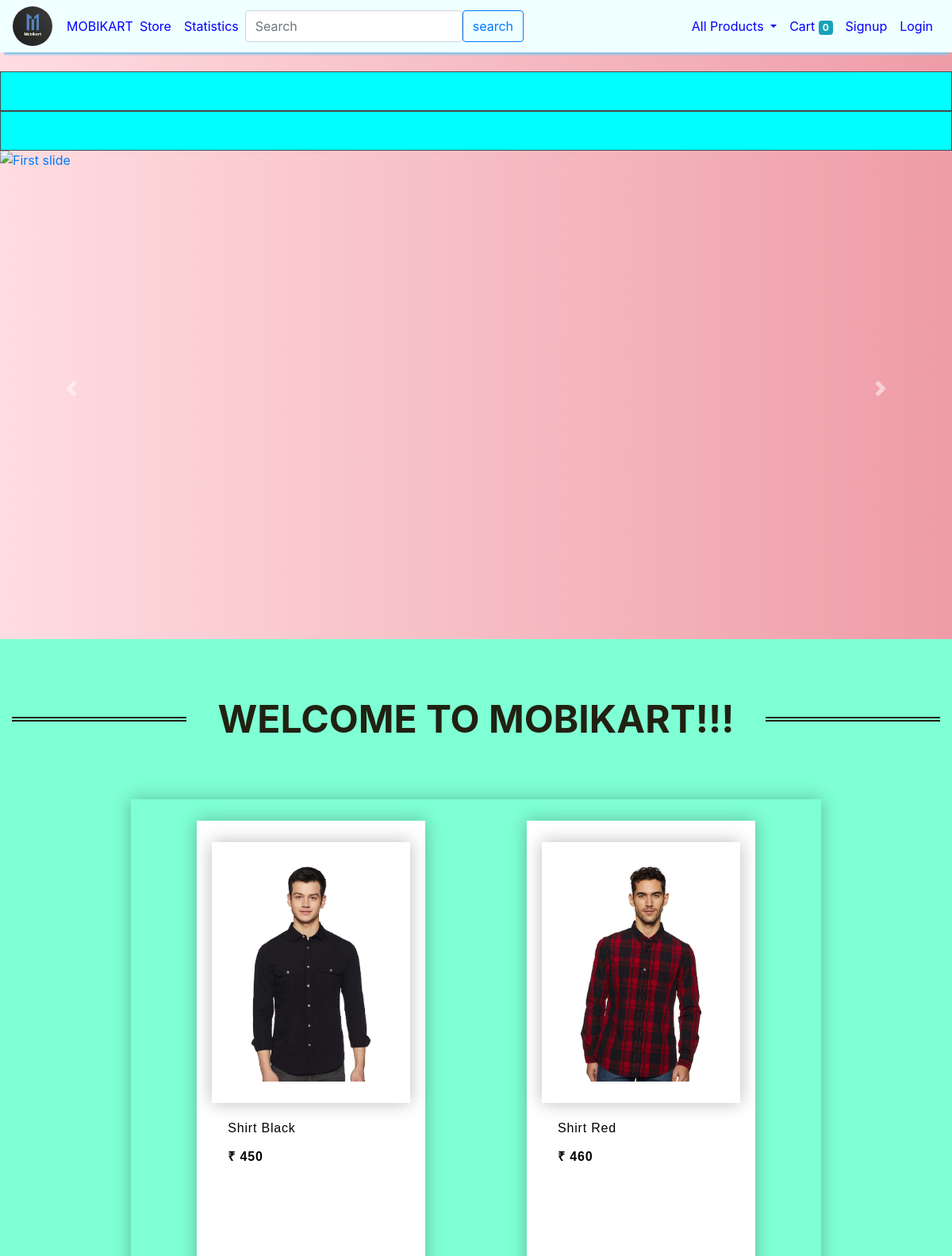
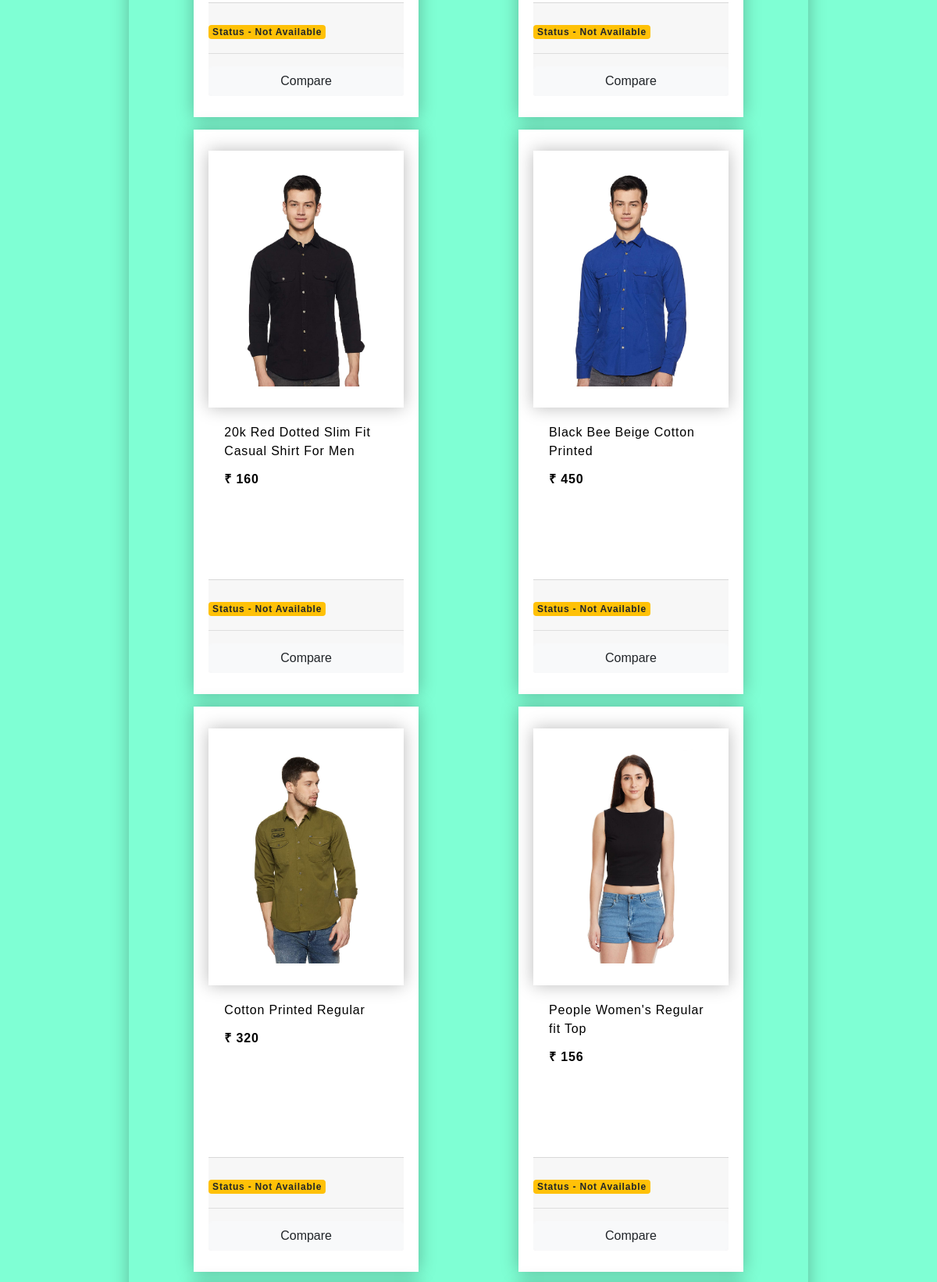
The app's page /store (upper part) with its own data (2 pictures, top to bottom).
### store/models/product.py (models this page shows, shortened)
class Product(models.Model):
    name = models.CharField(max_length=50)
    price = models.IntegerField(default=0)
    category = models.ForeignKey(Category, on_delete=models.CASCADE, default=1)
    description = models.CharField(max_length=200, default='' , null=True , blank=True)
    image = models.ImageField(upload_to='uploads/products/')
    status1 = models.BooleanField(default=False)
    @staticmethod
    def get_all_products():
        return Product.objects.all()

### store/views/home.py (the view)
# urls.py: path('' , include('store.urls'))
def store(request):
    cart = request.session.get('cart')
    if not cart:
        request.session['cart'] = {}
    products = None
    categories = Category.get_all_categories()
    categoryID = request.GET.get('category')
    if categoryID:
        products = Product.get_all_products_by_categoryid(categoryID)
    else:
        products = Product.get_all_products();
    data = {}
    data['products'] = products
    data['categories'] = categories
    print('you are : ', request.session.get('email'))
    return render(request, 'index.html', data)

### store/models/category.py (called while the page is built)
    @staticmethod
    def get_all_categories():
        return Category.objects.all()

### store/templatetags/cart.py (called while the page is built)
@register.filter(name='is_in_cart')
def is_in_cart(product  , cart):
    keys = cart.keys()
    for id in keys:
        if int(id) == product.id:
            return True
    return False;

### store/templatetags/custom_filter.py (called while the page is built)
@register.filter(name='currency')
def currency(number):
    return "₹ "+str(number)

### store/templates/index.html (shortened to what this page needs)
{% extends 'base.html' %}
{% block content %}
{% load cart %}
{% load custom_filter %}
<div class="marquee">
    </div>
<div class="marquee">
    </div>
<div id="carouselExampleControls" class="carousel slide" data-ride="carousel">
  <div class="carousel-inner">
    <div class="carousel-item active">
        <a href="/store?category=5"> <img class="d-block w-100" src="./static/h4.jpg" border="0" alt="First slide" width="600" height="600"></a>
    </div>
  </div>
  <a class="carousel-control-prev" href="#carouselExampleControls" role="button" data-slide="prev">
    <span class="carousel-control-prev-icon" aria-hidden="true"></span>
  </a>
  <a class="carousel-control-next" href="#carouselExampleControls" role="button" data-slide="next">
    <span class="carousel-control-next-icon" aria-hidden="true"></span>
  </a>
</div>
<div class="container-fluid mt-3" style="background-color:#7FFFD4">
    <br>
<br>
<br>
<h1>WELCOME TO MOBIKART!!!</h1>
<br>
<br>
<br>
	<div class="row">
		<div id='products' class="col-lg-9 mx-auto">
			<div class="row mx-auto table">
				{% for product in products %}
				<div class="card mx-auto mb-3 table" id={{product.id}} style="width: 18rem;">
					<img class="card-img-top table" src="{{product.image.url}}" alt="Card image cap">
					<div class="card-body">
						<p class="card-title">{{product.name}}</p>
						<p class="card-text"><b>{{product.price|currency}}</b></p>
					</div>
                    <br>
                    <br>
                    <br>
                <br>
					<div class="card-footer p-0 no-gutters">
						{% if product|is_in_cart:request.session.cart %}
						<div class="row no-gutters">
							<form action="/#{{product.id}}" class="col-2 " method="post">
								{% csrf_token %}
								<input hidden type="text" name='product' value='{{product.id}}'>
								<input hidden type="text" name='remove' value='True'>
								<input type="submit" value=" - " class="btn btn-block btn-light border-right">
							</form>
							<div class="text-center col">{{product|cart_quantity:request.session.cart}} in Cart</div>
							<form action="/#{{product.id}}" class="col-2 " method="post">
								{% csrf_token %}
								<input hidden type="text" name='product' value='{{product.id}}'>
								<input type="submit" value=" + " class="btn btn-block btn-light border-left">
							</form>
						</div>
						{% else %}
						<form action="/#{{product.id}}" method="POST" class="btn-block">
                            {% if product.status1 %}
                            &nbsp;&nbsp;&nbsp;&nbsp;&nbsp;&nbsp;&nbsp;&nbsp;&nbsp;&nbsp;&nbsp;&nbsp;&nbsp;&nbsp;&nbsp;&nbsp;&nbsp;&nbsp;&nbsp;&nbsp;&nbsp;&nbsp;&nbsp;<td><small class="badge badge-success">Status  -  Available</small></td>
                            {% else %}
                            <td><small class="badge badge-warning">Status  -  Not Available</small></td>
                            {% endif %}
                            <hr>
                        </form>
						{% endif %}
                        <form action="/compare" method="POST">
                            <input type="submit" class="float-right btn btn-light  form-control"
								value="Compare">
                        </form>
					</div>
				</div>
				{% endfor %}
			</div>
		</div>
	</div>
        </div>
{% endblock %}

### store/templates/base.html (style rules this page uses)
body { background: #ee9ca7; background: -webkit-linear-gradient(to right, #ffdde1, #ee9ca7); background: linear-gradient(to right, #ffdde1, #ee9ca7); }

### store/templates/index.html (style rules this page uses)
h1 { font-size: 48px; line-height: 1.2; font-weight: 700; color: #212112; text-align: center; }
h1 { display: grid; grid-template-columns: minmax(50px, 1fr) auto minmax(50px, 1fr); align-items: center; text-align: center; gap: 40px; }
h1::before, h1::after { content: ''; border-top: 6px double; }
body, h1 { margin: 0; }
.marquee { height: 50px; overflow: hidden; position: relative; background: #00FFFF; color: #333; border: 1px solid #4a4a4a; }

### records on screen
Product: {{ product.id }} 1 (drawn), image (picture), name "Shirt Black", price "₹ 450", status1 "Status - Not Available"
Product: image (picture), name "Shirt Red", price "₹ 460", status1 "Status - Not Available"
Product: image (picture), name "20k Red Dotted Slim Fit Casual Shirt For Men", price "₹ 160", status1 "Status - Not Available"
Product: image (picture), name "Black Bee Beige Cotton Printed", price "₹ 450", status1 "Status - Not Available"
Product: image (picture), name "Cotton Printed Regular", price "₹ 320", status1 "Status - Not Available"
Product: image (picture), name "People Women's Regular fit Top", price "₹ 156", status1 "Status - Not Available"

### other values on screen
{{ request.session.cart.keys|length }} "0"
